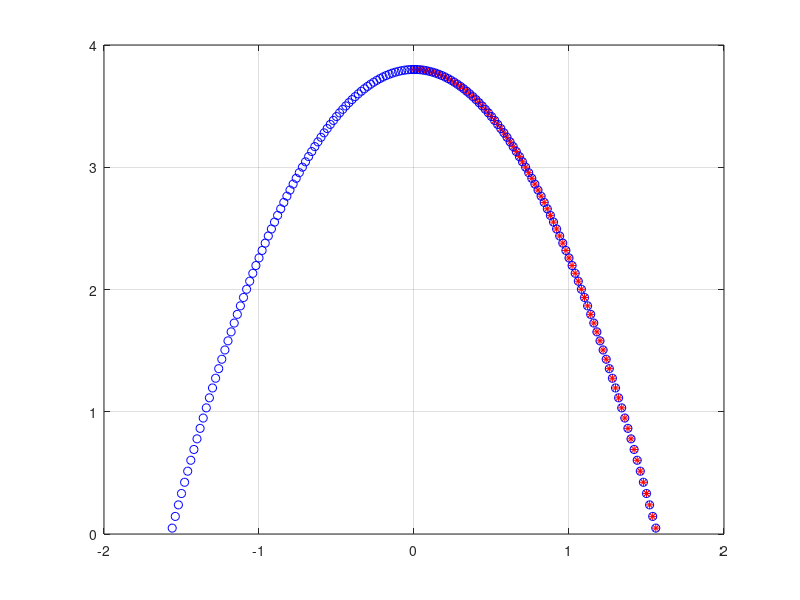

The MATLAB script that drew this image:
clc; clear; close all;

umax = 3.8;
width = 3.14;
radius = width*0.5;
mu = 1.08E-3/100;
x=0:0.02:radius;

dpdr = -4*mu*umax/radius^2;
u=-0.25/mu*dpdr*(radius^2-x.^2);

xtot=[-sort(x,'descend'),x];
utot=[sort(u,'ascend'),u];

figure(1)
plot(x,u,'r*')
hold on
plot(xtot,utot,'bo')
hold off
grid on

dx=abs(xtot(1)-xtot(2));
uave=sum(dx*utot)/width